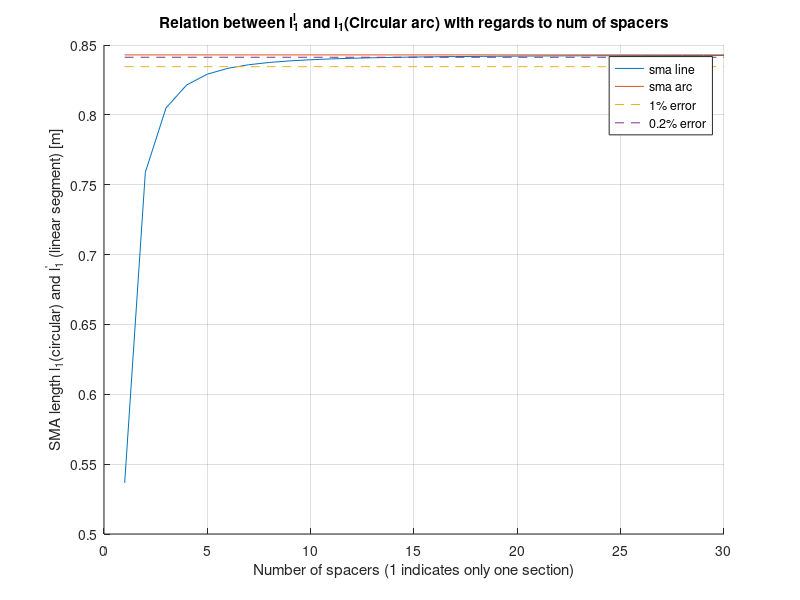

MATLAB code to generate this figure: (Note: this script raises an error after producing the figure.)
clear
clc
%% Parameters
l_nf = 1;    % 1m
d = 0.05;

%% Unguided(circular arc) vs guided(piecewise linear segments) sma wires
beta = deg2rad(180);    % target angle
l_1 = l_nf - d*beta;
angle_arr = [];
lin_sma_arr = [];
num_spacers = [];
l_1_arr = [];
percent_err = l_1 - (1*l_1/100);
percent_err_line = [];
point_per_err = l_1 - (0.2*l_1/100);
point_per_line = [];
target_beta = [];
ang_percent_err = rad2deg(beta) + (1*rad2deg(beta)/100);
ang_percent_err_line = [];
ang_point_per_err = rad2deg(beta) + (0.2*rad2deg(beta)/100);
ang_point_per_line = [];
% error_line = [];
% zero_line = [];

for n = 1:1:30
    l_1_prime = (l_1*2*n*sin(beta/(2*n)))/beta;
    beta_actual = (l_nf - l_1_prime)/d;
    lin_sma_arr = [lin_sma_arr l_1_prime];
    angle_arr = [angle_arr rad2deg(beta_actual)];
    num_spacers = [num_spacers n];
    l_1_arr = [l_1_arr l_1];
    percent_err_line = [percent_err_line percent_err];
    point_per_line = [point_per_line point_per_err];
    target_beta = [target_beta rad2deg(beta)];
    ang_percent_err_line = [ang_percent_err_line ang_percent_err];
    ang_point_per_line = [ang_point_per_line ang_point_per_err];
%     error_line = [error_line (((l_1_prime-l_1)/l_1)*100)];
%     zero_line = [zero_line 0];
end

figure(1); hold on
plot(num_spacers, lin_sma_arr, num_spacers, l_1_arr,...
    num_spacers, percent_err_line, '--', ...
    num_spacers, point_per_line, '--')
grid on
xlabel("Number of spacers (1 indicates only one section)")
ylabel("SMA length l_1(circular) and l_1^' (linear segment) [m]")
title("Relation between l_1^l and l_1(Circular arc) with regards to num of spacers")
lgd = legend('sma line', 'sma arc', '1% error', '0.2% error');
lgd.Location = 'southeast';
hold off 
saveas(gcf, '../Images/linear_circular_length_diff_180deg.png')

% figure(2); hold on
% plot(num_spacers, error_line, num_spacers, zero_line,...
%     num_spacers, percent_err_line, '--', ...
%     num_spacers, point_per_line, '--')
% grid on
% xlabel("Number of spacers (1 indicates only one section)")
% ylabel("Percent error")
% title("Relation between l_1^l and l_1(Circular arc) with regards to num of spacers")
% legend('sma line', 'sma arc', '1% error', '0.2% error')
% hold off 

figure(3); hold on
plot(num_spacers, angle_arr, num_spacers, target_beta, ...
    num_spacers, ang_percent_err_line, '--', ...
    num_spacers, ang_point_per_line, '--')
grid on
xlabel("Number of spacers (1 indicates only one section)")
ylabel("Angle of section [deg]")
title("Relation between target angle and actual angle with regards to num of spacers")
legend('sma line', 'sma arc', '1% error', '0.2% error')
hold off 
saveas(gcf, '../Images/linear_circular_angle_diff_180deg.png')

%% Workspace plot
l_nf = 1;
d = 0.05;
num_spacers = 100;
points_arr = [];
points_arr_restricted = [];
l_neg360 = IKineSMA(-2*pi, l_nf, d, num_spacers);
l_pos360 = IKineSMA(2*pi, l_nf, d, num_spacers);
l_1_neg360 = l_neg360(1);
l_1_pos360 = l_pos360(1);
for l_1 = l_1_pos360:0.001:l_1_neg360   % Corresponds to +2pi and -2pi
    T = FKineSMA(l_1, d, l_nf);
    points_arr = [points_arr; [T(1, 4), T(3, 4)]];
end
for l_1 = (l_nf-(0.02*l_nf)):0.001:(l_nf+(0.02*l_nf))   % Corresponds to 2% strain
    T = FKineSMA(l_1, d, l_nf);
    points_arr_restricted = [points_arr_restricted; [T(1, 4), T(3, 4)]];
end
figure(4); hold on
plot(points_arr(:, 1), points_arr(:, 2), 'x')
plot(points_arr_restricted(:, 1), points_arr_restricted(:, 2), '+')
grid on
axis equal
xlabel("x [m]")
ylabel("z [m]")
title("Workspace of continuum arm (Constant curvature)")
lgd = legend('Unrestricted', 'Strain-restricted');
lgd.Location = 'best';
hold off
saveas(gcf, '../Images/workspace.png')

%% Curve fitting to derive equation

l_nf = 1;
d = 0.05;
n = 10;

alpha_list = [];
l_1_list = [];

for alpha = -2*pi:pi/100:2*pi
    alpha_list = [alpha_list alpha];
    if alpha == 0
        l_1_prime = l_nf;
    else
        l_1_prime = ((l_nf-(alpha*d))*2*n*sin(alpha/(2*n)))/alpha;
    end
    l_1_list = [l_1_list l_1_prime];
end
figure; hold on
plot(l_1_list, alpha_list, '.')
grid on
hold off
